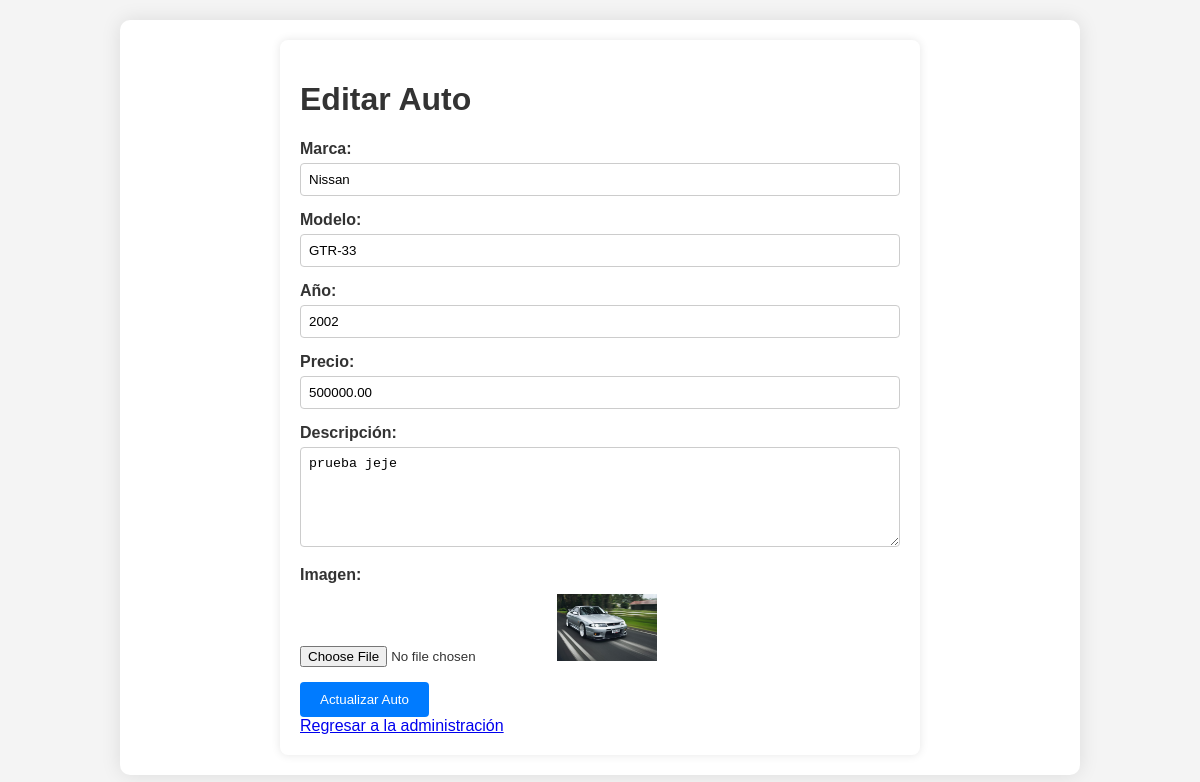
The app's page /editar_auto.php?id=3 (signed in) with its own data.
### tables this page shows
CREATE TABLE `autos` (
  `id` int(11) NOT NULL,
  `marca` varchar(50) NOT NULL,
  `modelo` varchar(50) NOT NULL,
  `anio` int(11) NOT NULL,
  `precio` decimal(10,2) NOT NULL,
  `estado` enum('disponible','vendido') DEFAULT 'disponible',
  `descripcion` text DEFAULT NULL,
  `fecha_creacion` timestamp NOT NULL DEFAULT current_timestamp(),
  `imagen` varchar(255) DEFAULT NULL
);

### editar_auto.php (the view, shortened to what this page needs)
<?php
include 'conexion.php';
$auto_id = $_GET['id'];
$query = "SELECT * FROM autos WHERE id = ?";
$stmt = $conn->prepare($query);
$stmt->bind_param("i", $auto_id);
$stmt->execute();
$result = $stmt->get_result();
$auto = $result->fetch_assoc();
?>
<!DOCTYPE html>
<html lang="es">
<head>
    <link rel="stylesheet" href="css/dashboard.css">
</head>
<body>
    <div class="dashboard-container">
        <div class="form-container">
            <h1>Editar Auto</h1>
            <form action="<?php echo htmlspecialchars($_SERVER["PHP_SELF"]) . '?id=' . $auto_id; ?>" method="post" enctype="multipart/form-data">
                <div class="form-group">
                    <label for="marca">Marca:</label>
                    <input type="text" name="marca" id="marca" value="<?php echo htmlspecialchars($auto['marca']); ?>" required>
                </div>
                <div class="form-group">
                    <label for="modelo">Modelo:</label>
                    <input type="text" name="modelo" id="modelo" value="<?php echo htmlspecialchars($auto['modelo']); ?>" required>
                </div>
                <div class="form-group">
                    <label for="anio">Año:</label>
                    <input type="number" name="anio" id="anio" value="<?php echo htmlspecialchars($auto['anio']); ?>" required>
                </div>
                <div class="form-group">
                    <label for="precio">Precio:</label>
                    <input type="number" name="precio" id="precio" value="<?php echo htmlspecialchars($auto['precio']); ?>" required>
                </div>
                <div class="form-group">
                    <label for="descripcion">Descripción:</label>
                    <textarea name="descripcion" id="descripcion" rows="4" required><?php echo htmlspecialchars($auto['descripcion']); ?></textarea>
                </div>
                <div class="form-group">
                    <label for="imagen">Imagen:</label>
                    <input type="file" name="imagen" id="imagen">
                    <?php if ($auto['imagen']): ?>
                        <img src="img/<?php echo htmlspecialchars($auto['imagen']); ?>" alt="Imagen actual" style="max-width: 100px; margin-top: 5px;">
                    <?php endif; ?>
                </div>
                <button type="submit" class="submit-btn">Actualizar Auto</button>
            </form>
            <a href="admin.php">Regresar a la administración</a>
        </div>
    </div>
</body>
</html>

### css/dashboard.css (style rules this page uses)
body { font-family: 'Arial', sans-serif; background-color: #f4f4f4; color: #333; margin: 0; padding: 0; }
.dashboard-container { max-width: 960px; margin: 20px auto; background-color: #fff; border-radius: 10px; box-shadow: 0 0 20px rgba(0, 0, 0, 0.1); overflow: hidden; }

### editar_auto.php (style rules this page uses)
.form-container { max-width: 600px; margin: 20px auto; background-color: #fff; padding: 20px; border-radius: 8px; box-shadow: 0 0 10px rgba(0, 0, 0, 0.1); }
.form-group { margin-bottom: 15px; }
.form-group label { display: block; margin-bottom: 5px; font-weight: bold; }
.form-group input[type="text"], .form-group input[type="number"], .form-group textarea { width: 100%; padding: 8px; border: 1px solid #ccc; border-radius: 4px; box-sizing: border-box; }
.form-group textarea { height: 100px; }
.form-group input[type="file"] { margin-top: 5px; }
.submit-btn { background-color: #007bff; color: white; padding: 10px 20px; border: none; border-radius: 4px; cursor: pointer; }

### records on screen
autos: marca "Nissan", modelo "GTR-33", anio "2002", precio "500000.00", descripcion "prueba jeje", imagen (picture)
